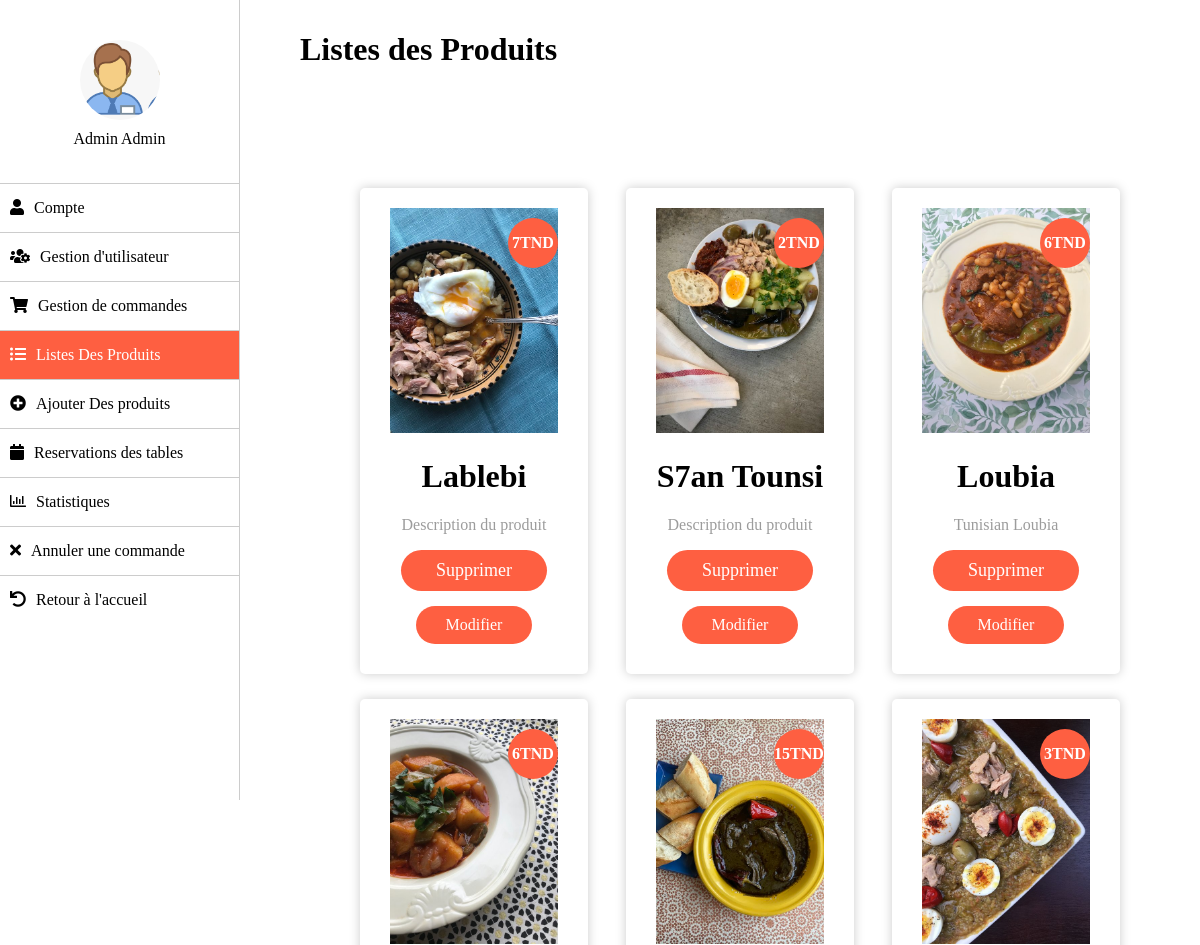
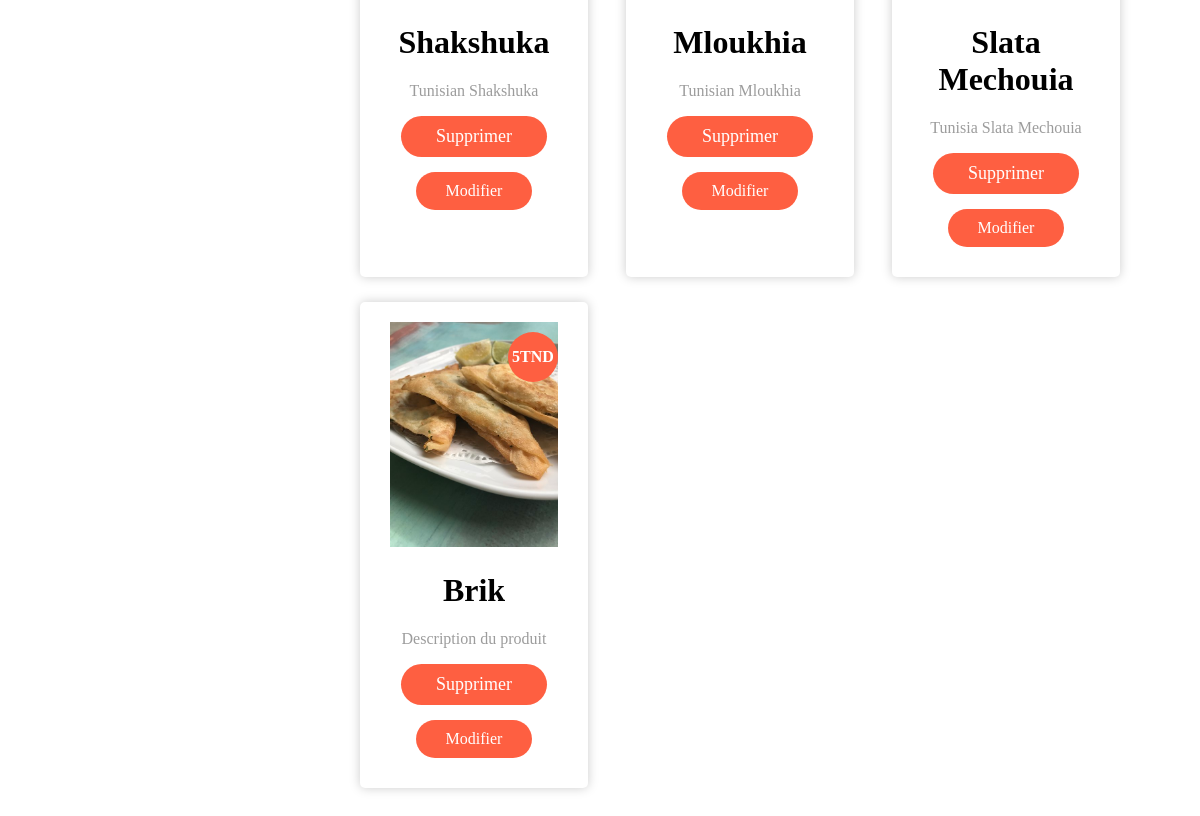
The page /admin.php?tab=produit on the database its author committed (2 pictures, top to bottom).
### tables this page shows
CREATE TABLE `users` (
  `id` int(11) NOT NULL,
  `nom` varchar(20) NOT NULL,
  `prenom` varchar(20) NOT NULL,
  `email` varchar(50) NOT NULL,
  `mdp` varchar(50) NOT NULL,
  `tel` varchar(8) NOT NULL,
  `profile_image` varchar(100) NOT NULL,
  `priority` int(11) NOT NULL
);

CREATE TABLE `food` (
  `food_id` int(11) NOT NULL,
  `food_name` varchar(20) NOT NULL,
  `food_price` int(11) NOT NULL,
  `food_description` varchar(200) NOT NULL,
  `food_img` varchar(200) NOT NULL
);

### admin.php (the view, shortened to what this page needs)
<?php
include "connect.php";
$req = mysqli_query($conn, "SELECT nom, prenom FROM users WHERE priority = 1");
$res = mysqli_fetch_row($req);
?>
<!DOCTYPE html>
<html lang="en">
<head>
	<link rel="stylesheet" href="css/style.css">
</head>
<body>
	<div class="account-wrap">
		<div class="account-sidebar">
			<div class="account-info">
				<div class="account-profile-img" style="background-image: url(img/users/admin.png)"></div>
				<span><?php echo ucfirst($res[0]." ".$res[1]) ?></span>
			</div>
			<ul>
				<li
					<?php if(!isset($_GET["tab"]) || $_GET["tab"] === "compte") echo "class='active'" ?>>
					<i class="fas fa-user"></i><a href="?tab=compte">Compte</a>
				</li>
				<li
					<?php if(isset($_GET["tab"]) && $_GET["tab"] === "utilisateur") echo "class='active'" ?>>
					<i class="fas fa-users-cog"></i><a href="?tab=utilisateur">Gestion d'utilisateur</a>
				</li>
				<li
					<?php if(isset($_GET["tab"]) && $_GET["tab"] === "commande") echo "class='active'" ?>>
					<i class="fas fa-shopping-cart"></i><a href="?tab=commande">Gestion de commandes</a>
				</li>
				<li
					<?php if(isset($_GET["tab"]) && $_GET["tab"] === "produit") echo "class='active'" ?>>
					<i class="fas fa-list-ul"></i><a href="?tab=produit">Listes Des Produits</a>
				</li>
				<li
					<?php if(isset($_GET["tab"]) && $_GET["tab"] === "ajout") echo "class='active'" ?>>
					<i class="fas fa-plus-circle"></i><a href="?tab=ajout">Ajouter Des produits</a>
				</li>
				<li
					<?php if(isset($_GET["tab"]) && $_GET["tab"] === "reservetable") echo "class='active'" ?>>
					<i class="fas fa-calendar"></i><a href="?tab=reservetable">Reservations des tables</a>
				</li>
				<li
					<?php if(isset($_GET["tab"]) && $_GET["tab"] === "statistiques") echo "class='active'" ?>>
					<i class="far fa-chart-bar"></i><a href="?tab=statistiques">Statistiques</a>
				</li>
				<li
					<?php if(isset($_GET["tab"]) && $_GET["tab"] === "annulercommande") echo "class='active'" ?>>
					<i class="fas fa-times"></i><a href="?tab=annulercommande">Annuler une commande</a>
				</li>
				<li>
					<i class="fas fa-undo"></i><a href="index.php">Retour à l'accueil</a>
				</li>
			</ul>
		</div>
		<div class="account-content">
			<?php
				if(!isset($_GET["tab"]) || $_GET["tab"] === "compte")
				{
					?>
					<form class="account-form" method="POST" action="<?php echo $_SERVER["PHP_SELF"] ?>" enctype="multipart/form-data">
					<?php
						if($_SERVER["REQUEST_METHOD"] === "POST")
						{
							$email = $_POST["email"];
							$oldpwd = $_POST["oldpassword"];
							$newpwd = $_POST["newpassword"];
							if($newpwd == "")
							{
								$newpwd = $oldpwd;
							}
							$req = mysqli_query($conn,"UPDATE users SET email = '$email', mdp = '$newpwd' WHERE priority = 1");
						}
					?>
					<h1>Compte</h1>
					<?php
						$req = mysqli_query($conn, "SELECT email, mdp FROM users WHERE priority = 1");
						$row = mysqli_fetch_row($req);
					?>
						<div class="row">
							<div class="form-group">
								<label for="email">Email</label>
								<input type="email" id="email" value="<?php echo $row[0] ?>"  placeholder="Email" name="email" autocomplete="off">
							</div>
						</div>
						<div class="row">
							<div class="form-group">
								<label for="mdp">Ancien Mot de passe</label>
								<input type="password" id="mdp" value="<?php echo $row[1] ?>" placeholder="Mot de passe" name="oldpassword" autocomplete="off">
							</div>
							<div class="form-group">
								<label for="mdp,">Nouveau mot de passe</label>
								<input type="password" id="mdpn" value=""  placeholder="Mot de passe" name="newpassword" autocomplete="off">
							</div>
						</div>
						<input type="submit" value="Enregistrer">
					</form>
					<?php
				}
				else if($_GET["tab"] === "produit")
				{
					if(isset($_GET["action"]) && $_GET["action"] === "modifier")
					{
						echo "<h1>Modifier Un Produit</h1>";
						$id    = $_GET["id"];
						$query = mysqli_query($conn, "SELECT * FROM food WHERE food_id = $id");
						$res   = mysqli_fetch_row($query);
						if($_SERVER["REQUEST_METHOD"] === "POST")
						{
							$nom  = $_POST["nom"];
							$prix = $_POST["prix"];
							$desc = $_POST["desc"];
							$img  = $_FILES["img"]["name"];
							if($img !== "")
							{
								$destination = "img/users/".$_FILES["img"]["name"];
								move_uploaded_file($_FILES["img"]["tmp_name"], $destination);
								$req = mysqli_query($conn, "
									UPDATE food
									SET food_name = '$nom', food_price = $prix, food_description = '$desc', food_img = '$destination'
									WHERE food_id = $id");
							}
							else
							{
								$req = mysqli_query($conn, "
								UPDATE food
								SET food_name = '$nom', food_price = $prix, food_description = '$desc'
								WHERE food_id = $id");
							}
						}
						?>
						<form action="<?php echo '?tab=produit&action=modifier&id='.$_GET["id"] ?>" method="POST" enctype="multipart/form-data">
							<div class="row">
								<div class="form-group">
									<label for="nom">Nom de produit</label>
									<input type="text" id="nom" value="<?php echo $res[1] ?>"  placeholder="Prix de produit" name="nom" autocomplete="off">
								</div>
								<div class="form-group">
									<label for="prix">Prix de produit</label>
									<input type="number" id="nom" value="<?php echo $res[2] ?>"  placeholder="Prix de produit" name="prix" autocomplete="off">
								</div>
							</div>
							<div class="row">
								<div class="form-group">
									<label for="desc">Description du produit</label>
									<textarea placeholder="" name="desc" id="desc" value="<?php echo $res[3] ?>">Description du produit</textarea>
								</div>
								<div class="form-group">
									<label for="prix">Image de produit</label>
									<img src="<?php echo $res[4] ?>" alt="" width="100">
									<input type="file" id="img" value=""  placeholder="Image de produit" name="img" autocomplete="off">
								</div>
							</div>
							<input type="submit" value="Modifier">
						</form>
						<?php
					}
					else
					{
						echo "<h1>Listes des Produits</h1>
								<div class='menu-container'>
						";
						$req = mysqli_query($conn, "SELECT * FROM food");
						while($tab = mysqli_fetch_array($req))
						{
							echo
						"
						<div class='menu-item'>
							<img src='$tab[4]' alt=''>
							<span>$tab[2]TND</span>
							<h1>$tab[1]</h1>
							<p>$tab[3]</p>
							<form action='supprimerproduit.php' method='POST'>
								<input type='hidden' value='$tab[0]' name='id'>
								<input type='submit' id='delete' value='Supprimer'>
								<a id='modifier' href='?tab=produit&action=modifier&id=$tab[0]'>Modifier</a>
						</div>
						";
						}
						echo "</div>";
					}
				}
				?>
		</div>
	</div>
</body>
</html>

### rows shown on the page
users: nom+prenom "Admin Admin"
food: food_img (picture), food_price "7", food_name "Lablebi", food_description "Description du produit"
food: food_img (picture), food_price "2", food_name "S7an Tounsi", food_description "Description du produit"
food: food_img (picture), food_price "6", food_name "Loubia", food_description "Tunisian Loubia"
food: food_img (picture), food_price "6", food_name "Shakshuka", food_description "Tunisian Shakshuka"
food: food_img (picture), food_price "15", food_name "Mloukhia", food_description "Tunisian Mloukhia"
food: food_img (picture), food_price "3", food_name "Slata Mechouia", food_description "Tunisia Slata Mechouia"
food: food_img (picture), food_price "5", food_name "Brik", food_description "Description du produit"
